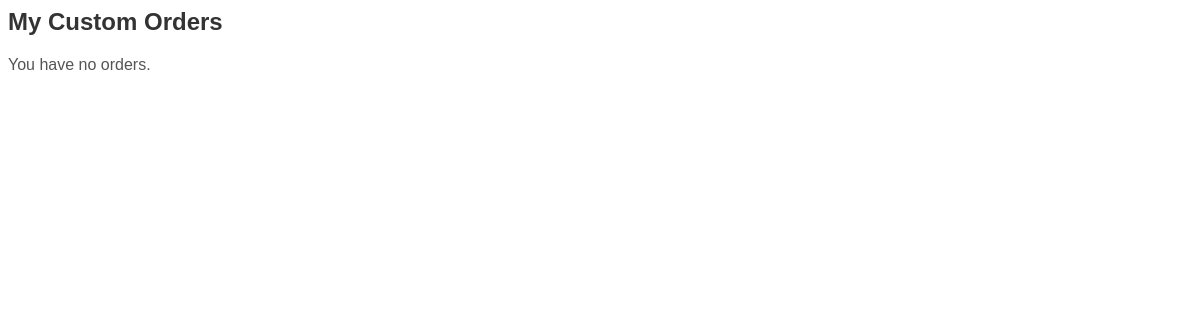
Page /users/customize-view.php (signed in) on the earlier database version.
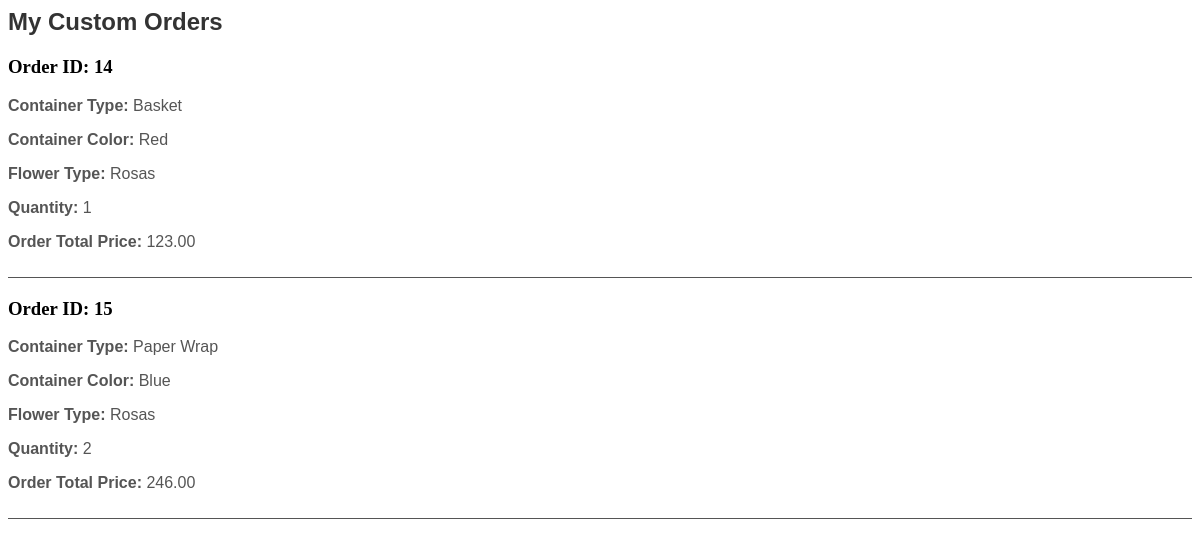
Same page on the later database version.
### tables this page shows
CREATE TABLE `custom_orderitems` (
  `orderitem_id` int(11) NOT NULL,
  `order_id` int(11) NOT NULL,
  `flower_type` varchar(255) NOT NULL,
  `num_flowers` int(11) NOT NULL,
  `container_type` varchar(255) NOT NULL,
  `container_color` varchar(255) NOT NULL,
  `flower_price` decimal(10,2) NOT NULL,
  `container_price` decimal(10,2) NOT NULL,
  `color_price` decimal(10,2) NOT NULL,
  `total_price` decimal(10,2) NOT NULL
);

CREATE TABLE `custom_order` (
  `order_id` int(11) NOT NULL,
  `cust_id` int(11) NOT NULL,
  `customer_name` varchar(255) NOT NULL,
  `customer_email` varchar(255) NOT NULL,
  `shipping_address` text NOT NULL,
  `total_price` decimal(10,2) NOT NULL,
  `order_date` timestamp NOT NULL DEFAULT current_timestamp()
);

### users/customize-view.php (the view, shortened to what this page needs)
<?php
include("../admin/inc/config.php");
try {
    $cust_email = $_SESSION['customer']['cust_email'];
    $sql = "SELECT
                o.order_id,
                o.container_type,
                o.container_color,
                o.flower_type,
                o.num_flowers,
                co.total_price AS order_total_price
            FROM custom_orderitems o
            INNER JOIN custom_order co ON o.order_id = co.order_id
            WHERE co.customer_email = :customer_email
            ORDER BY o.order_id ASC";
    $stmt = $pdo->prepare($sql);
    $stmt->execute([':customer_email' => $cust_email]);
    $groupedData = [];
    while ($row = $stmt->fetch(PDO::FETCH_ASSOC)) {
        if (!isset($groupedData[$row['order_id']])) {
            $groupedData[$row['order_id']] = [
                'container_type' => $row['container_type'],
                'container_color' => $row['container_color'],
                'flowers' => [],
                'order_total_price' => $row['order_total_price']
            ];
        }
        $groupedData[$row['order_id']]['flowers'][] = [
            'flower_type' => $row['flower_type'],
            'quantity' => $row['num_flowers']
        ];
    }
    echo "<h2>My Custom Orders</h2>";
    if (!empty($groupedData)) {
        foreach ($groupedData as $orderId => $details) {
            echo "<div class='order-section'>
                    <h3>Order ID: {$orderId}</h3>
                    <p><label>Container Type:</label> {$details['container_type']}</p>
                    <p><label>Container Color:</label> {$details['container_color']}</p>";
            foreach ($details['flowers'] as $flower) {
                echo "<p><label>Flower Type:</label> {$flower['flower_type']}</p>
                      <p><label>Quantity:</label> {$flower['quantity']}</p>";
            }
            echo "<p><label>Order Total Price:</label> {$details['order_total_price']}</p>
                  </div>";
        }
    } else {
        echo "<p>You have no orders.</p>";
    }
} catch (PDOException $e) {
    echo "Error: " . $e->getMessage();
}
?>

### users/customize-view.php (style rules this page uses)
.order-section { margin-bottom: 20px; border-bottom: 1px solid #555; padding-bottom: 10px; }
h2 { font-family: Arial, sans-serif; color: #333; }
p { font-family: Arial, sans-serif; color: #555; }
label { font-family: Arial, sans-serif; color: #555; font-weight: bold; }

Differences in the rows shown:
added custom_orderitems: orderId "14", container_type "Basket", container_color "Red", flower_type "Rosas", num_flowers "1", custom_order.total_price "123.00"
added custom_orderitems: orderId "15", container_type "Paper Wrap", container_color "Blue", flower_type "Rosas", num_flowers "2", custom_order.total_price "246.00"
Other differences:
text no longer shown: "You have no orders."
